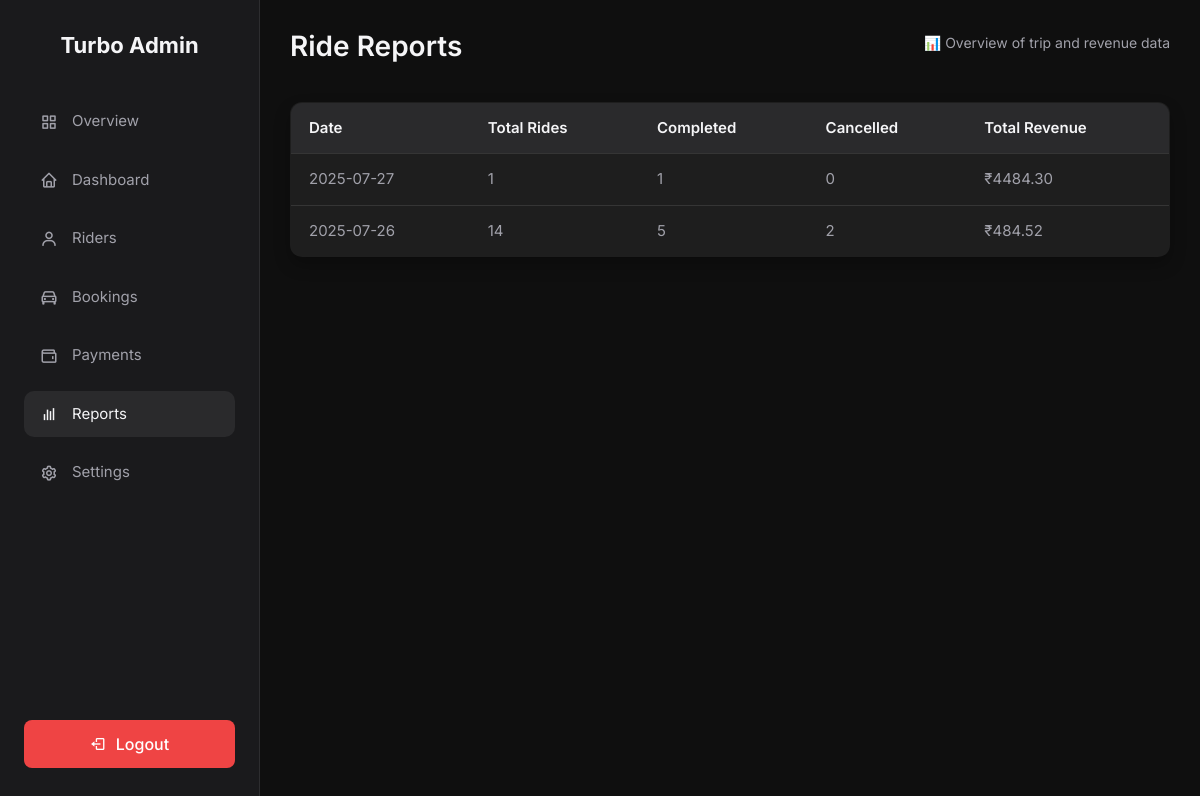
Page /adminpages/report/ (signed in) on the committed database.
### riderpages/models.py (models this page shows, shortened)
class Ride(models.Model):
    user = models.ForeignKey(
        settings.AUTH_USER_MODEL,
        on_delete=models.CASCADE,
        related_name='rides_as_rider'
    )
    pickup_location = models.CharField(max_length=255)
    drop_location = models.CharField(max_length=255)
    pickup_lat = models.DecimalField(max_digits=9, decimal_places=6, null=True, blank=True)
    pickup_lng = models.DecimalField(max_digits=9, decimal_places=6, null=True, blank=True)
    drop_lat = models.DecimalField(max_digits=9, decimal_places=6, null=True, blank=True)
    drop_lng = models.DecimalField(max_digits=9, decimal_places=6, null=True, blank=True)
    car_type = models.CharField(max_length=10, choices=CAR_CHOICES)
    distance = models.DecimalField(max_digits=10, decimal_places=2, null=True, blank=True)
    fare = models.DecimalField(max_digits=10, decimal_places=2, null=True, blank=True)
    transaction_id = models.CharField(max_length=100, null=True, blank=True)
    driver = models.ForeignKey(
        'driverpages.DriverProfile',
        on_delete=models.SET_NULL,
        related_name='rides_as_driver',
        null=True,
        blank=True
    )
    payment_method = models.CharField(
        max_length=20,
        choices=PAYMENT_METHOD_CHOICES,
        null=True,
        blank=True
    )
    payment_status = models.CharField(max_length=10, choices=PAYMENT_STATUS_CHOICES, default='UNPAID', db_index=True)
    paid_at = models.DateTimeField(null=True, blank=True)
    status = models.CharField(max_length=20, choices=STATUS_CHOICES, default='PENDING', db_index=True)
    otp_verified = models.BooleanField(default=False)
    accepted_at = models.DateTimeField(null=True, blank=True)
    arrived_at = models.DateTimeField(null=True, blank=True)
    started_at = models.DateTimeField(null=True, blank=True)
    completed_at = models.DateTimeField(null=True, blank=True)
    created_at = models.DateTimeField(auto_now_add=True, db_index=True)
    updated_at = models.DateTimeField(auto_now=True)
    class Meta:
        ordering = ['-created_at']
        indexes = [models.Index(fields=['driver', 'status']), models.Index(fields=['user', 'status'])]

### adminpages/views.py (the view)
# urls.py: path('report/', views.report, name='report'),
@admin_required
def report(request):
    return render(request, 'adminpages/report.html', {'reports': services.daily_reports()})

### adminpages/services.py (called while the page is built)
def daily_reports():
    return (
        Ride.objects.order_by()  # clear Meta.ordering so GROUP BY is only the date
        .annotate(date=TruncDate('created_at'))
        .values('date')
        .annotate(
            total_rides=Count('id'),
            completed_rides=Count('id', filter=Q(status='COMPLETED')),
            cancelled_rides=Count('id', filter=Q(status='CANCELLED')),
            total_revenue=Sum('fare', filter=Q(status='COMPLETED')),
        )
        .order_by('-date')
    )

### turbo/context_processors.py (called while the page is built)
def google_signin(request):
    return {
        'GOOGLE_CLIENT_ID': getattr(settings, 'GOOGLE_OAUTH_CLIENT_ID', ''),
        'GOOGLE_SITE_VERIFICATION': getattr(settings, 'GOOGLE_SITE_VERIFICATION', ''),
    }

### templates/adminpages/report.html
{% extends 'adminpages/base.html' %}
{% block content %}
  <div class="main">
    <div class="header">
      <h1>Ride Reports</h1>
      <p>📊 Overview of trip and revenue data</p>
    </div>
    <table>
      <thead>
        <tr>
          <th>Date</th>
          <th>Total Rides</th>
          <th>Completed</th>
          <th>Cancelled</th>
          <th>Total Revenue</th>
        </tr>
      </thead>
      <tbody>
        {% for report in reports %}
        <tr>
          <td>{{ report.date|date:"Y-m-d" }}</td>
          <td>{{ report.total_rides }}</td>
          <td>{{ report.completed_rides }}</td>
          <td>{{ report.cancelled_rides }}</td>
          <td>₹{{ report.total_revenue|default_if_none:0|floatformat:2 }}</td>
        </tr>
        {% empty %}
        <tr>
          <td colspan="5" style="text-align: center;">No ride data available to generate reports.</td>
        </tr>
        {% endfor %}
      </tbody>
    </table>
  </div>
{% endblock %}

### static/adminpages/css/style.css (style rules this page uses)
:root { --bg-dark: #0f0f0f; --bg-sidebar: #1a1a1c; --card-bg: #1e1e1e; --text-light: #f5f5f7; --text-muted: #a1a1aa; --accent: #3b82f6; --danger: #ef4444; --hover-bg: #2a2a2c; --border: #2d2d2f; --green: #10b981; --orange: #f59e0b; --blue: #3b82f6; }
* { margin: 0; padding: 0; box-sizing: border-box; }
body { font-family: 'Inter', sans-serif; display: flex; height: 100vh; background-color: var(--bg-dark); color: var(--text-light); }
.main { flex-grow: 1; padding: 30px; overflow-y: auto; background-color: var(--bg-dark); }
.header { display: flex; justify-content: space-between; align-items: center; margin-bottom: 30px; }
.header h1 { font-size: 28px; font-weight: 600; color: var(--text-light); }
.header p { font-size: 14px; color: var(--text-muted); }
table { width: 100%; border-collapse: collapse; background: var(--card-bg); border-radius: 12px; overflow: hidden; box-shadow: 0 8px 16px rgba(0, 0, 0, 0.25); border: 1px solid var(--border); }
thead { background-color: var(--hover-bg); color: var(--text-light); }
th, td { padding: 14px 18px; text-align: left; font-size: 15px; border-bottom: 1px solid #353535; }
th { color: var(--text-light); font-weight: 600; }
td { color: var(--text-muted); }

### rows in the picture
Ride: date "2025-07-27", total_rides "1", completed_rides "1", cancelled_rides "0", total_revenue "4484.30"
Ride: date "2025-07-26", total_rides "14", completed_rides "5", cancelled_rides "2", total_revenue "484.52"
